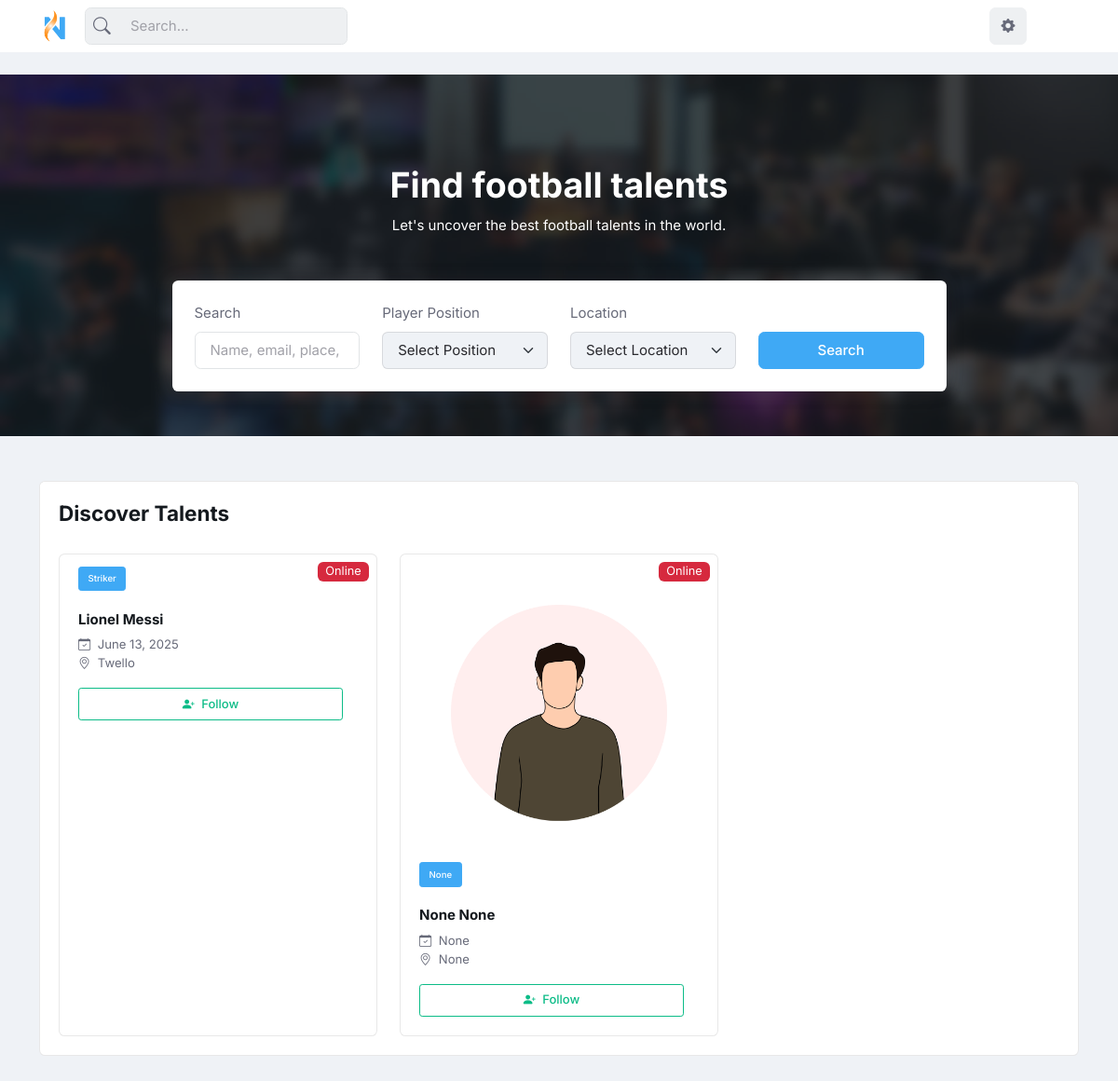
Page /discover/ on the earlier database version.
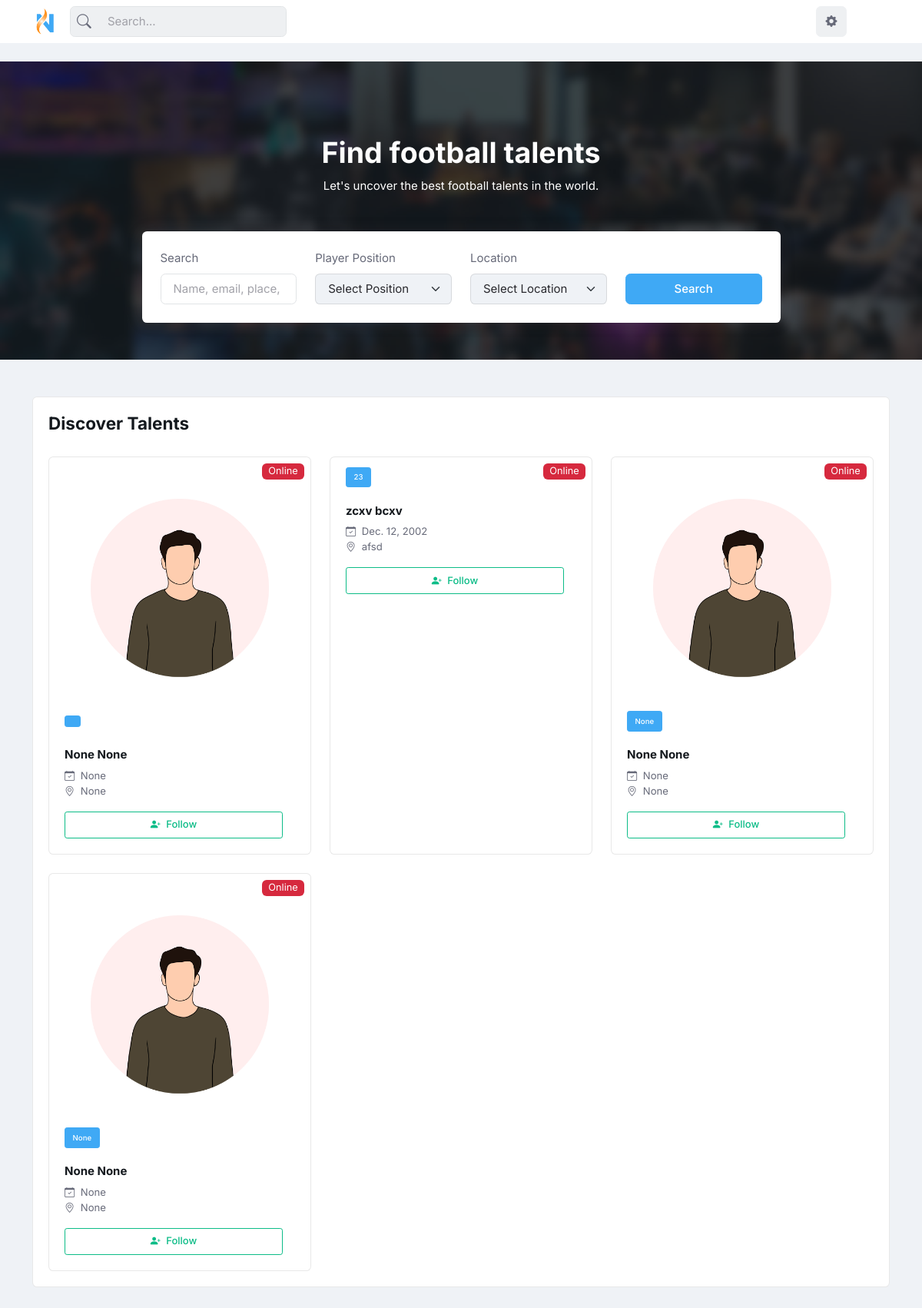
Same page on the later database version.
### firstapp/models.py (models this page shows, shortened)
class User(AbstractUser):
    is_player = models.BooleanField(default=False)
    is_coach = models.BooleanField(default=False)
    is_scout = models.BooleanField(default=False)
    first_name = models.CharField(max_length=255, null=True)
    last_name = models.CharField(max_length=255, null=True)
    email = models.EmailField(unique=True)
    profile_image = models.ImageField(upload_to='profile_images', blank=True, null=True)
    cover_image = models.ImageField(upload_to='cover_images', blank=True, null=True)
    place = models.CharField(max_length=255, null=True)
    country = models.CharField(max_length=255, null=True)
    date_of_birth = models.DateField(null=True)
    phone_number = models.CharField(max_length=20, null=True)
    media_collection = models.ManyToManyField('Post', related_name='players', blank=True)
    followed_users = models.ManyToManyField('User', related_name='followed')
    posts = models.ManyToManyField('Post', related_name='player_posts', blank=True)
    def getProfileimageUrl(self):
        if not self.profile_image:
            return '/static/profile_placeholder.jpg'
        else:
            return self.profile_image.url

class Player(models.Model):
    user = models.OneToOneField(User, on_delete=models.CASCADE, primary_key=True, related_name='player')
    club = models.CharField(max_length=255, null=True, blank=True)
    nft = models.CharField(max_length=255, null=True, blank=True) # national football team
    competition = models.CharField(max_length=255, null=True, blank=True)
    length = models.IntegerField(null=True, blank=True)
    weight = models.IntegerField(null=True)
    preferred_leg = models.CharField(max_length=10, null=True, blank=True)
    position = models.CharField(max_length=255, null=True, blank=True)
    qualities = models.CharField(max_length=255, null=True, blank=True)
    career_statistics = models.CharField(max_length=255, null=True, blank=True)
    ambition = models.TextField(null=True, blank=True)
    goals = models.IntegerField(null=True, blank=True)
    assists = models.IntegerField(null=True, blank=True)
    passes = models.IntegerField(null=True, blank=True)
    tackles = models.IntegerField(null=True, blank=True)

### firstapp/views.py (the view)
# urls.py: path('discover/', views.discover, name="discover"),
def discover(request):
    distinct_positions = Player.objects.order_by('position').values_list('position', flat=True).distinct()
    distinct_locations = User.objects.order_by('place').values_list('place', flat=True).distinct()
    distinct_positions = [pos for pos in distinct_positions if pos is not None]
    distinct_locations = [loc for loc in distinct_locations if loc is not None]
    if request.method == 'POST':
        searched = request.POST.get('searched')
        position = request.POST.get('position')
        age = request.POST.get('age')
        location = request.POST.get('location')
        print(searched)
        print(position)
        print(age)
        print(location)
        users = User.objects.filter(
            Q(first_name__icontains=searched) |
            Q(last_name__icontains=searched) |
            Q(email__icontains=searched) |
            Q(place__icontains=searched) |
            Q(country__icontains=searched)
        )
        if position is not None:
            users = users.filter(player__position__icontains=position)
        if age is not None:
            today = date.today()
            birth_year = today.year - int(age)
            users = users.filter(date_of_birth__year=birth_year)
        if location is not None:
            users = users.filter(place__icontains=location)
        return render(request, 'theme/discover.html', {'users': users, 'searched': searched, 'position': position, 'age': age, 'location': location, 'distinct_positions': distinct_positions, 'distinct_locations': distinct_locations})
    else:
        users = User.objects.all()
        return render(request, 'theme/discover.html', {'users': users, 'distinct_positions': distinct_positions, 'distinct_locations': distinct_locations})

### playerpro/templates/theme/discover.html (shortened to what this page needs)
{% extends 'theme/base.html' %}
{% load static %}
{% block content %}
<main>
   <section class="pt-5 pb-0 position-relative" style="background-image: url({% static 'assets/images/bg/07.jpg' %}); background-repeat: no-repeat; background-size: cover; background-position: top center;">
    <div class="bg-overlay bg-dark opacity-8"></div>
      <div class="container">
        <div class="py-5">
          <div class="row position-relative">
            <div class="col-lg-9 mx-auto">
              <div class="text-center">
                <h1 class="text-white">Find football talents</h1>
                <p class="text-white">Let's uncover the best football talents in the world.</p>
              </div>
              <div class="mx-auto bg-mode shadow rounded p-4 mt-5">
<form method="POST" action="{% url 'discover' %}" class="row align-items-end g-4">
  <div class="col-sm-6 col-lg-3">
      <label class="form-label">Search</label>
      <input type="text" class="form-control" name="searched" value="{{ searched }}" placeholder="Name, email, place, or country">
  </div>
<div class="col-sm-6 col-lg-3">
  <label class="form-label">Player Position</label>
  <select class="form-select" name="position">
      <option value="">Select Position</option>
  </select>
</div>
<div class="col-sm-6 col-lg-3">
  <label class="form-label">Location</label>
  <select class="form-select" name="location">
      <option value="">Select Location</option>
  </select>
</div>
  <div class="col-sm-6 col-lg-3">
      <button type="submit" class="btn btn-primary w-100">Search</button>
  </div>
</form>
              </div>
            </div>
          </div>
        </div>
      </div>
    </section>
  <section class="pt-5">
    <div class="container">
      <div class="row g-4">
        <div class="col-12 vstack gap-4">
            <div class="card">
              <div class="card-header d-sm-flex align-items-center text-center justify-content-sm-between border-0 pb-0">
                <h2 class="h4 card-title">Discover Talents</h2>
              </div>
              <div class="card-body">
                <div class="row g-4">
                  {% for user in users %}
                  <div class="col-sm-6 col-xl-4">
                    <div class="card h-100">
                      <div class="position-relative">
                        <img class="img-fluid rounded-top" src="{{ user.getProfileimageUrl }}" alt="">
                        <div class="badge bg-danger text-white mt-2 me-2 position-absolute top-0 end-0">
                          Online
                        </div>
                      </div>
                      <div class="card-body position-relative pt-0">
                        <a class="btn btn-xs btn-primary mt-n3" href="{% url 'profile' username=user.username %}">{{user.player.position}} </a>
                        <h6 class="mt-3"> <a href="{% url 'profile' username=user.username %}"> {{user.first_name}} {{user.last_name}} </a> </h6>
                        <p class="mb-0 small"> <i class="bi bi-calendar-check pe-1"></i> {{user.date_of_birth}} </p>
                        <p class="small"> <i class="bi bi-geo-alt pe-1"></i> {{user.place}} </p>
                        <div class="d-flex mt-3 justify-content-between">
                          <div class="w-100">
                            <label class="btn btn-sm btn-outline-success d-block" for="Interested1"><i class="bi bi-person-plus-fill me-1"></i> Follow</label>
                          </div>
                        </div>
                      </div>
                    </div>
                  </div>
                  {%  endfor %}
                </div>
            </div>
          </div>
        </div>
      </div>
    </div>
</section>
</main>
{% endblock content %}

### playerpro/templates/theme/base.html (shortened to what this page needs)
{% load static %}
<!DOCTYPE html>
<html lang="en">
	<head>
	<link rel="stylesheet" type="text/css" href="{% static 'assets/vendor/font-awesome/css/all.min.css' %}">
	<link rel="stylesheet" type="text/css" href="{% static 'assets/vendor/bootstrap-icons/bootstrap-icons.css' %}">
	<link rel="stylesheet" type="text/css" href="{% static 'assets/vendor/OverlayScrollbars-master/css/OverlayScrollbars.min.css' %}">
	<link rel="stylesheet" type="text/css" href="{% static 'assets/vendor/tiny-slider/dist/tiny-slider.css' %}">
	<link rel="stylesheet" type="text/css" href="{% static 'assets/vendor/choices.js/public/assets/styles/choices.min.css' %}">
	<link rel="stylesheet" type="text/css" href="{% static 'assets/vendor/glightbox-master/dist/css/glightbox.min.css' %}">
	<link rel="stylesheet" type="text/css" href="{% static 'assets/vendor/dropzone/dist/dropzone.css' %}">
	<link rel="stylesheet" type="text/css" href="{% static 'assets/vendor/flatpickr/dist/flatpickr.css' %}">
	<link rel="stylesheet" type="text/css" href="{% static 'assets/vendor/plyr/plyr.css' %}">
	<link rel="stylesheet" type="text/css" href="{% static 'assets/vendor/zuck.js/dist/zuck.min.css' %}">
	<link rel="stylesheet" type="text/css" href="{% static 'assets/css/style.css' %}">
</head>
<body>
{% include "theme/header1.html" %}
{% block content%}
{% endblock content%}
</body>
</html>

### playerpro/templates/theme/header1.html (shortened to what this page needs)
{% load static %}
<header class="navbar-light fixed-top header-static bg-mode">
	<nav class="navbar navbar-expand-lg">
		<div class="container">
			<a class="navbar-brand" href="{% url 'feed' %}">
				<img class="navbar-brand-item" src="{% static 'final.png' %}" alt="logo">
			</a>
			<div class="collapse navbar-collapse" id="navbarCollapse">
				<div class="nav mt-3 mt-lg-0 flex-nowrap align-items-center px-4 px-lg-0">
					<div class="nav-item w-100">
						<form class="rounded position-relative" method="post" action="{% url 'discover' %}">
							<input class="form-control ps-5 bg-light" type="search" placeholder="Search..." aria-label="Search" name="searched">
							<button class="btn bg-transparent px-2 py-0 position-absolute top-50 start-0 translate-middle-y" type="submit"><i class="bi bi-search fs-5"> </i></button>
						</form>
					</div>
				</div>
			</div>
			<ul class="nav flex-nowrap align-items-center ms-sm-3 list-unstyled">
				<li class="nav-item ms-2">
					<a class="nav-link icon-md btn btn-light p-0" href="{% url 'edit_account' %}">
						<i class="bi bi-gear-fill fs-6"> </i>
					</a>
				</li>
				<li class="nav-item ms-2 dropdown">
					<a class="nav-link btn icon-md p-0" href="#" id="profileDropdown" role="button" data-bs-auto-close="outside" data-bs-display="static" data-bs-toggle="dropdown" aria-expanded="false">
					</a>
				</li>
			</ul>
		</div>
	</nav>
</header>

Differences in the rows shown:
removed User: player.position "Striker", first_name "Lionel", last_name "Messi", date_of_birth "June 13, 2025", place "Twello"
added User: first_name "None", last_name "None", date_of_birth "None", place "None"
added User: player.position "23", first_name "zcxv", last_name "bcxv", date_of_birth "Dec. 12, 2002", place "afsd"
added User: player.position "None", first_name "None", last_name "None", date_of_birth "None", place "None"
